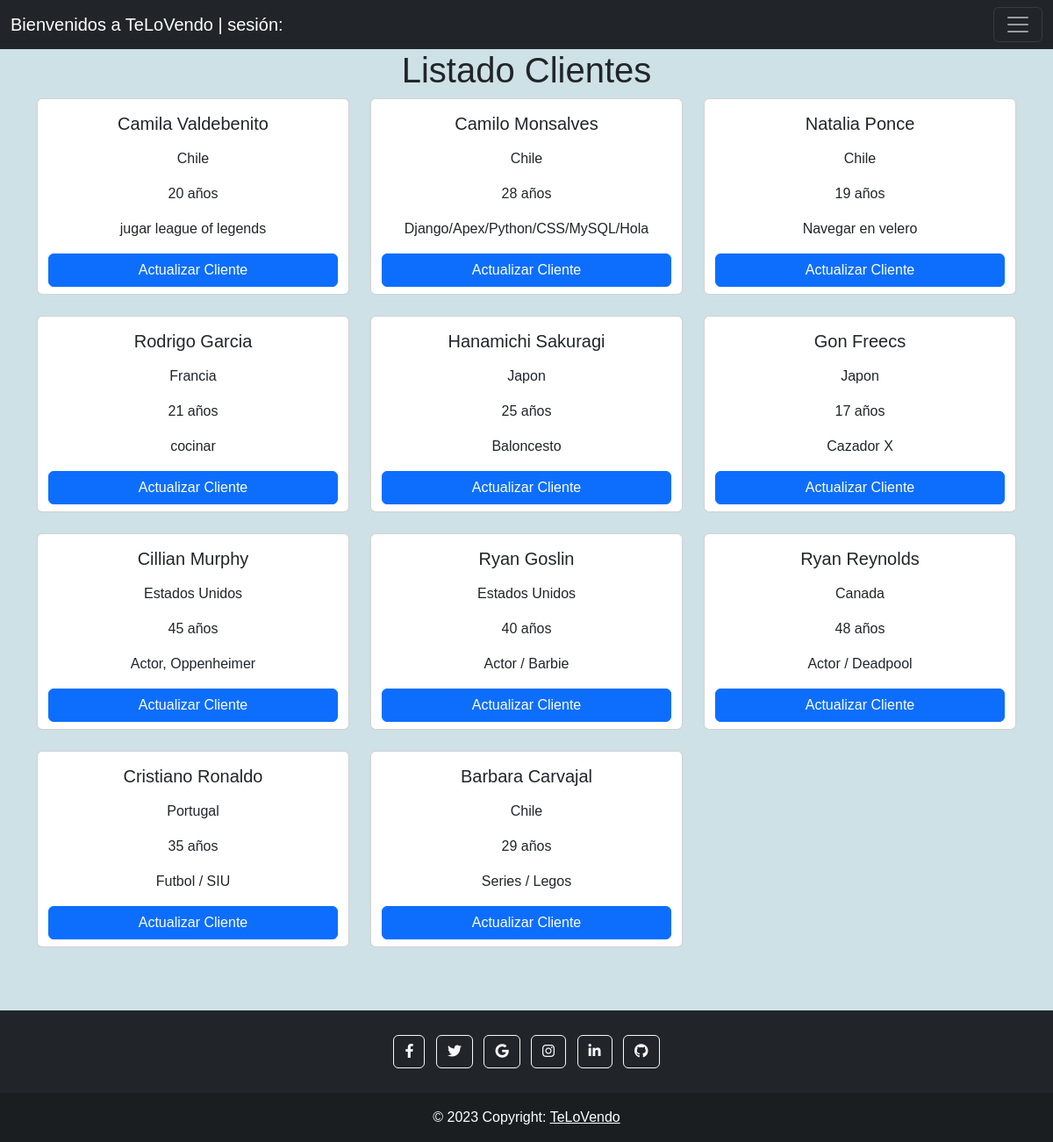
The app's page /landing/cliente/, older data.
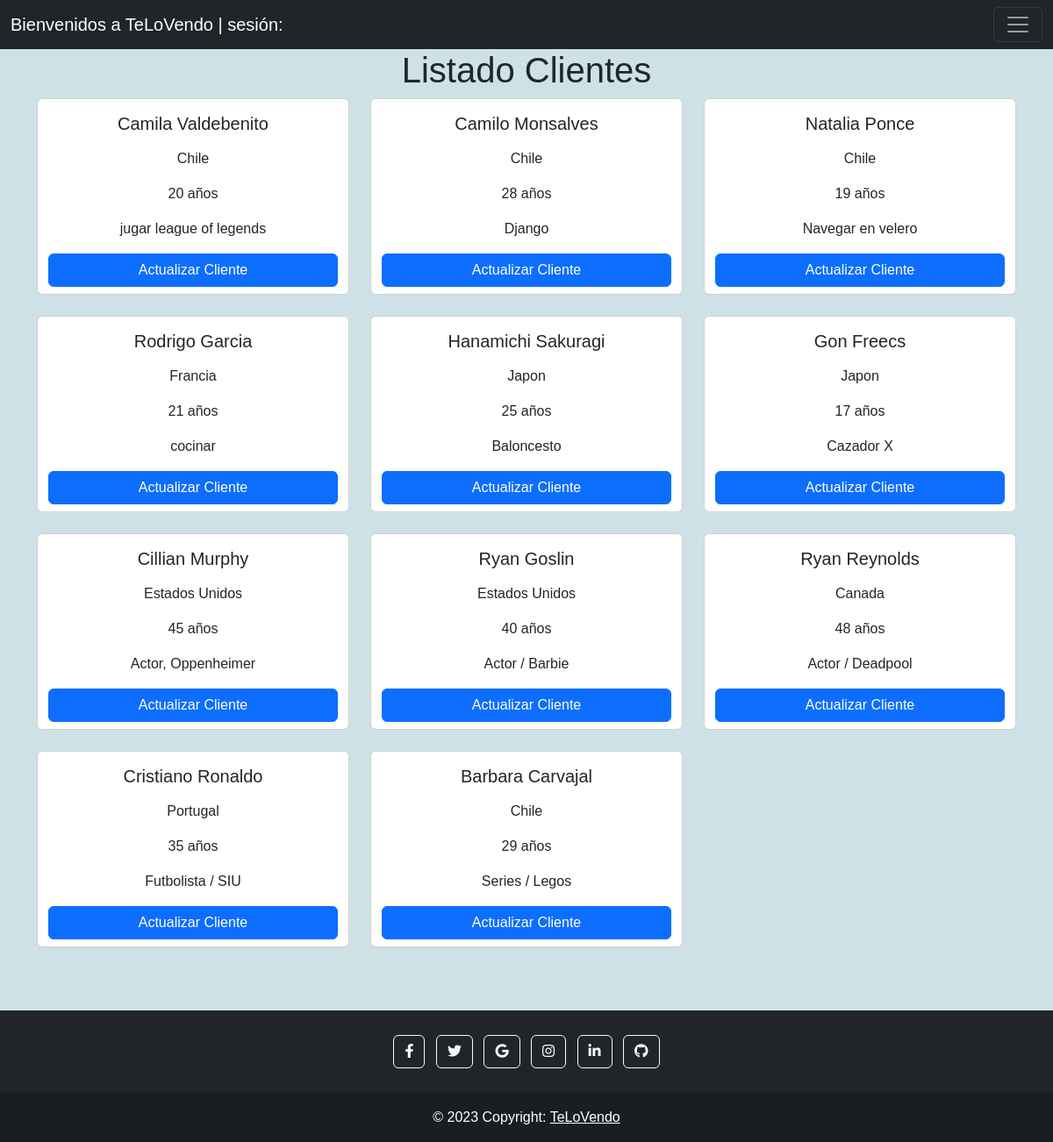
The same page, newer data.
### TLV_App/models.py (models this page shows, shortened)
class Usuario(models.Model):
    nombre = models.CharField(max_length=100)
    apellido = models.CharField(max_length=100)
    pais = models.CharField(max_length=50)
    edad = models.IntegerField()
    hobby = models.TextField()
    autor = models.ForeignKey(User, on_delete=models.CASCADE, null=True)

### TLV_App/views.py (the view)
# urls.py: path('cliente/', views.vista_2, name='cliente'),
def vista_2(request):
    contexto_clientes = {
        'clientes' : Usuario.objects.all(),
    }
    return render(request, 'cliente.html', contexto_clientes)

### TLV_App/templates/cliente.html (shortened to what this page needs)
{% extends 'base.html' %}
{% load static %}
{% block listado_clientes %}
<div class="container text-center">
    <h1 class="h1-listado">Listado Clientes</h1>
    <div class="row row-cols-1 row-cols-md-3 d-flex">
        {% for cliente in clientes %}
        <div class="col mb-4 d-flex">
            <div class="card flex-fill">
                <div class="card-body">
                    <h5 class="card-title">{{cliente.nombre}} {{cliente.apellido}}</h5>
                    <p class="card-text">{{cliente.pais}}</p>
                    <p class="card-text">{{cliente.edad}} años</p>
                    <p class="card-text">{{cliente.hobby}}</p>
                </div>
                <div class="container align-content-center">
                    <a class="btn btn-primary w-100 mb-2"
                        href="{% url 'cliente-update' pk=cliente.id%}">Actualizar
                        Cliente</a>
                </div>
            </div>
        </div>
        {% if forloop.counter|divisibleby:3 and not forloop.last %}
    </div><div class="row row-cols-1 row-cols-md-3 d-flex">
        {% endif %}
        {% endfor %}
    </div>
</div>
{% endblock %}
{% block footer %}
<footer id="footer-landing" class="bg-dark text-center text-white">
    <div class="container p-4 pb-0">
        <section class="mb-4">
            <a class="btn btn-outline-light btn-floating m-1"
                href="#!"
                role="button"><i class="fab fa-facebook-f"></i></a>
            <a class="btn btn-outline-light btn-floating m-1"
                href="#!"
                role="button"><i class="fab fa-twitter"></i></a>
            <a class="btn btn-outline-light btn-floating m-1"
                href="#!"
                role="button"><i class="fab fa-google"></i></a>
            <a class="btn btn-outline-light btn-floating m-1"
                href="#!"
                role="button"><i class="fab fa-instagram"></i></a>
            <a class="btn btn-outline-light btn-floating m-1"
                href="#!"
                role="button"><i class="fab fa-linkedin-in"></i></a>
            <a class="btn btn-outline-light btn-floating m-1"
                href="#!"
                role="button"><i class="fab fa-github"></i></a>
        </section>
    </div>
    <div class="text-center p-3"
        style="background-color: rgba(0, 0, 0, 0.2);">
        © 2023 Copyright:
        <a class="text-white" href="#">TeLoVendo</a>
    </div>
</footer>
{% endblock %}

Row changes from the older to the newer data that the page shows:
changed Usuario "Camilo": hobby "Django/Apex/Python/CSS/MySQL/Hola" → "Django"
changed Usuario "Cristiano": hobby "Futbol / SIU" → "Futbolista / SIU"
